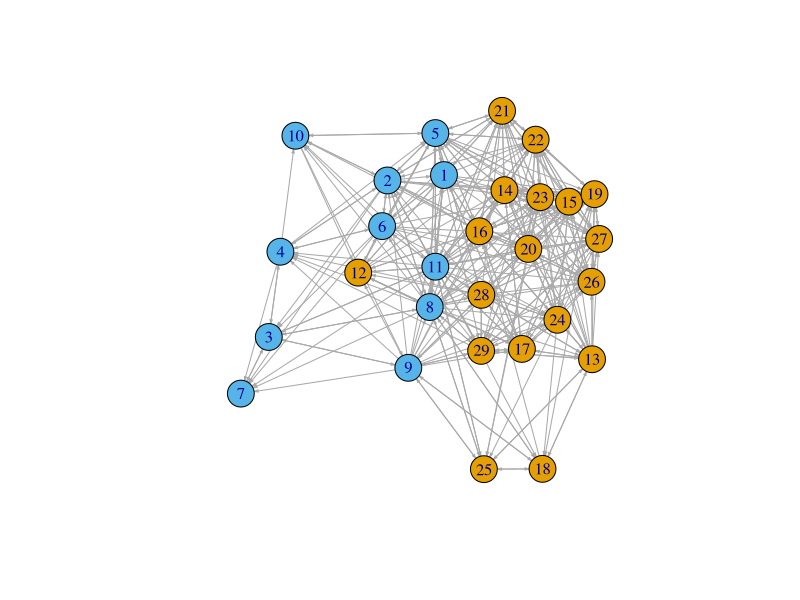
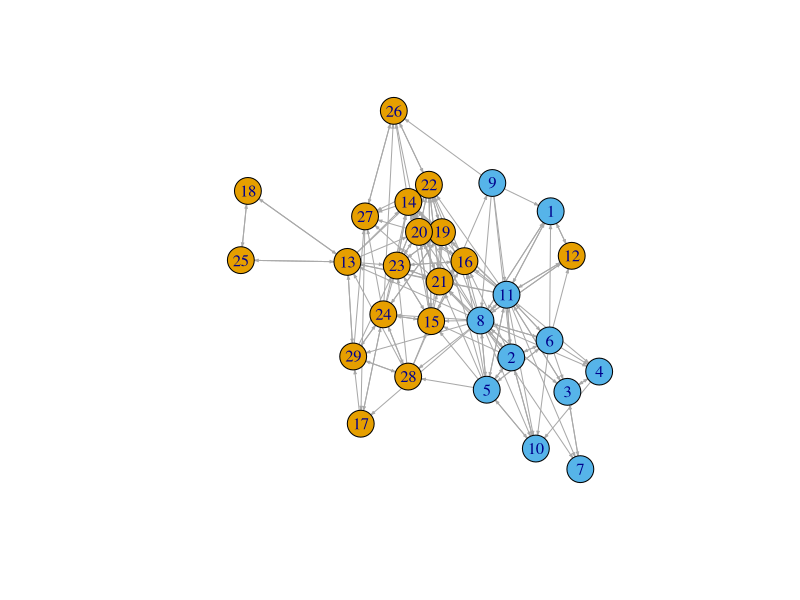
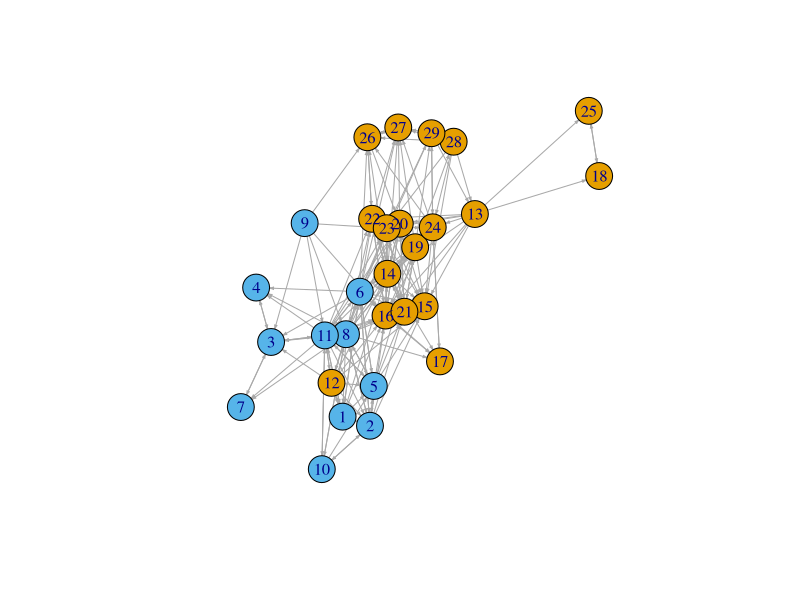

The R script that drew these images, in order: (Note: this script raises an error after producing the figures.)
## ---- chunk 1

library(tidyr)
library(dplyr)
library(igraph)

get_on <- read.csv("get.on.with.csv")
best_friends <- read.csv("best.friends.csv")
work_with <- read.csv("work.with.csv")

# edge and vertex
get_on_edge <- select(get_on, from, to)
get_on_vertex <- select(get_on, from, gender.from) %>% unique

best_friends_edge <- select(best_friends, from, to)
best_friends_vertex <- select(best_friends, from, gender.from) %>% unique

work_with_edge <- select(work_with, from, to)
work_with_vertex <- select(work_with, from, gender.from) %>% unique

## ---- chunk 2

# 1. Who do you get on with in the class?  Directed

g_graph <- graph.data.frame(get_on_edge, directed = TRUE,
                            vertices = get_on_vertex)

plot(g_graph, 
     layout = layout.fruchterman.reingold,
     edge.arrow.size = .2, 
     vertex.color = as.factor(get_on_vertex$gender.from))

# 2. Who are your best friends in the class?  Directed
b_graph <- graph.data.frame(best_friends_edge, directed = TRUE,
                            vertices = best_friends_vertex)

plot(b_graph, 
     layout = layout.fruchterman.reingold,
     edge.arrow.size = .2,
     vertex.color = as.factor(best_friends_vertex$gender.from))

# 3. Who would you prefer to work with?  Directed
p_graph <- graph.data.frame(work_with_edge, directed = TRUE,
                            vertices = work_with_vertex)

plot(p_graph,
     layout = layout.fruchterman.reingold,
     edge.arrow.size = .2,
     vertex.color = as.factor(work_with_vertex$gender.from))

## ---- chunk 3
# id = 11 has the highest degree centrality
sort(degree(g_graph), decreasing = TRUE)

# id = 8 has the highest degree centrality
sort(degree(b_graph), decreasing = TRUE)

# id = 6 has the highest degree centrality
sort(degree(p_graph), decreasing = TRUE)
## ---- chunk 4
# no. it doesn't mean the same thing. The 1st one means the number of times each student was chosen by others to get along with. The 2nd one means the number of times each student was chosen by others as best friends. The 3rd one means the number of times each student was chosen by others as most wanting to work with.
# I think it make sense.
## ---- chunk 5

# id = 8 has the highest closeness centrality in get on with part
sort(closeness(g_graph), decreasing = TRUE)

# id = 8 has the highest closeness centrality in best friend part
sort(closeness(b_graph), decreasing = TRUE)

# id = 11 has the highest closeness centrality in prefer to work part
sort(closeness(p_graph), decreasing = TRUE)

## ---- chunk 6

# Degree centrality counts the number of links incident upon a node; Betweeness centrality is a method of determining how often a node influences the flow of information in a graph. It's often used to find nodes that act as a link between two parts of a graph.
# I think both of them are useful.
# Yes. Degree centrality indicates how many times students were chosen in different questions. Betweeness centrality indicates how each student lies in a network system, how each one influence others

## ---- chunk 7
# dyad census of a graph: Classify dyads in a directed graphs. The relationship between each pair of vertices is measured. It can be in three states: mutual, asymmetric or non-existent.

# 121 mutual connections, 119 asymmetrical, 166 non-existent
dyad_census(g_graph)

# 55 mutual connections, 71 asymmetrical, 280 non-existent
dyad.census(b_graph)

# 46 mutual connections, 106 asymmetrical, 254 non-existent
dyad.census(p_graph)
## ---- chunk 8

# Triad census, subgraphs with three vertices:  counts the different subgraphs of three vertices in a graph.

triad_census(g_graph)

triad.census(b_graph)

triad.census(p_graph)

## ---- chunk 9
# dyad census can classify dyad in a graph.It measures the relationship between pair of vertices in 3 status: mutual, asymmetrical, non-existent.Get on with has highest mutual connection which means students tend to choose get on with others than become best friends or prefer work with.

# Triad census counts the different subgraphs of three vertices in a graph.
## ---- chunk 10

# 12 is the largest clique size in get on with network
clique_num(g_graph)

# 7 is the largest clique size in get on with network
clique_num(b_graph)

# 9 is the largest clique size in get on with network
clique_num(p_graph)

## ---- chunk 11

# 8  11 27 15 13 24 23 20 14 19 22 26
largest_cliques(g_graph)

# 23 14 15 19 20 21 22
largest_cliques(b_graph)

# 6  15 16 14 19 23 20 21 22
largest_cliques(p_graph)

# yes. much overlap

## ---- chunk 12

# 64 in get on with network
max_cliques(g_graph)

# 35 in best friends network
max_cliques(b_graph)

# 36 in prefer to work with network
max_cliques(p_graph)
## ---- chunk 13
# 0 cutpoint in get on with network
articulation.points(g_graph)

# 13 cutpoint in best friends network
articulation.points(b_graph)

# 13 cutpoint in work with network
articulation.points(p_graph)

## ---- chunk 14
# In the analysis, from centrality part, we can see student with id = 8 has the highest closeness centrality in best friend part and get on with part. This means this student is popular among peers.From simple structure part, we can see there are 280 non-existent connection in best friend part, it seems like a group of students is exclusive, I recommend teacher to encourage students to strengthen communication between each other.
# What I want to know is the ethnic group. It may help us to analyze social network from the other perspective
# Yes.
## ---- chunk 15

# read.csv does not work for the file I searched, so I just click 'import dataset' to do the following work

storm1 = matrix(stormofswords)
storm_graph <- graph.data.frame(stormofswords,
                               directed = TRUE)
plot(storm_graph,
     layout = layout.fruchterman.reingold,
     edge.arrow.size = .4,
     vertex.size = .5,
     vertex.label.cex = .4,
     edge.arroow.width = .5)

# Tyrion - highest degree centrality
sort(degree(storm_graph), decreasing = TRUE)

# Tyrion - highest betweeness centrality
sort(betweenness(storm_graph), decreasing = TRUE)

# Sansa- highest closeness centrality
sort(closeness(storm_graph), decreasing = TRUE)

# 0 mutual connection, 352 asymmetrical, 5319 non-existent
dyad_census(storm_graph)

triad_census(storm_graph)

# 7 is the largest clique size
clique_num(storm_graph)

# Tyrion  Cersei  Gregor  Joffrey Ilyn    Meryn   Sandor 
largest.cliques(storm_graph)

# 136 max cliques in this network
max_cliques(storm_graph)
